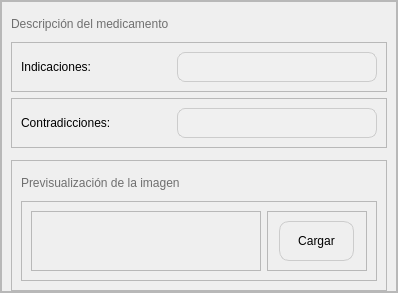
        <widget class="QFrame" name="frame_16">
         <property name="frameShape">
          <enum>QFrame::StyledPanel</enum>
         </property>
         <property name="frameShadow">
          <enum>QFrame::Raised</enum>
         </property>
         <layout class="QVBoxLayout" name="verticalLayout_5">
          <property name="spacing">
           <number>0</number>
          </property>
          <property name="leftMargin">
           <number>0</number>
          </property>
          <property name="topMargin">
           <number>0</number>
          </property>
          <property name="rightMargin">
           <number>0</number>
          </property>
          <property name="bottomMargin">
           <number>0</number>
          </property>
          <item>
           <widget class="QFrame" name="frame_23">
            <property name="frameShape">
             <enum>QFrame::StyledPanel</enum>
            </property>
            <property name="frameShadow">
             <enum>QFrame::Raised</enum>
            </property>
            <layout class="QGridLayout" name="gridLayout_2">
             <property name="bottomMargin">
              <number>0</number>
             </property>
             <item row="4" column="0">
              <widget class="QFrame" name="frame_20">
               <property name="minimumSize">
                <size>
                 <width>0</width>
                 <height>50</height>
                </size>
               </property>
               <property name="maximumSize">
                <size>
                 <width>500</width>
                 <height>50</height>
                </size>
               </property>
               <property name="frameShape">
                <enum>QFrame::StyledPanel</enum>
               </property>
               <property name="frameShadow">
                <enum>QFrame::Raised</enum>
               </property>
               <layout class="QHBoxLayout" name="horizontalLayout_16">
                <item>
                 <widget class="QLabel" name="label_24">
                  <property name="minimumSize">
                   <size>
                    <width>150</width>
                    <height>0</height>
                   </size>
                  </property>
                  <property name="maximumSize">
                   <size>
                    <width>150</width>
                    <height>16777215</height>
                   </size>
                  </property>
                  <property name="styleSheet">
                   <string notr="true">color: rgb(0, 0, 0);
font: bold 9pt &quot;Nunito&quot;;</string>
                  </property>
                  <property name="text">
                   <string>Contradicciones:</string>
                  </property>
                 </widget>
                </item>
                <item>
                 <widget class="QLineEdit" name="le_agMontoEfectivo_4">
                  <property name="minimumSize">
                   <size>
                    <width>200</width>
                    <height>30</height>
                   </size>
                  </property>
                  <property name="maximumSize">
                   <size>
                    <width>200</width>
                    <height>30</height>
                   </size>
                  </property>
                  <property name="styleSheet">
                   <string notr="true">QLineEdit {
    background-color: #f0f0f0; /* Color de fondo deseado */
    border: 1px solid #ccc; /* Color del borde deseado */
    padding: 5px; /* Espacio alrededor del texto */
    color: rgb(0, 0, 0); /* Color del texto deseado */
  	font: 9pt &quot;Nunito&quot;; /* Fuente deseada */
    font-size: 12px; /* Tamaño de fuente deseado */
    border-radius: 8px; /* Redondear las esquinas */
}
</string>
                  </property>
                  <property name="text">
                   <string/>
                  </property>
                 </widget>
                </item>
               </layout>
              </widget>
             </item>
             <item row="5" column="0">
              <widget class="QFrame" name="frame_5">
               <property name="maximumSize">
                <size>
                 <width>1500000</width>
                 <height>1500000</height>
                </size>
               </property>
               <property name="frameShape">
                <enum>QFrame::StyledPanel</enum>
               </property>
               <property name="frameShadow">
                <enum>QFrame::Raised</enum>
               </property>
               <widget class="QFrame" name="frame_19">
                <property name="geometry">
                 <rect>
                  <x>0</x>
                  <y>0</y>
                  <width>421</width>
                  <height>101</height>
                 </rect>
                </property>
                <property name="minimumSize">
                 <size>
                  <width>0</width>
                  <height>0</height>
                 </size>
                </property>
                <property name="maximumSize">
                 <size>
                  <width>500</width>
                  <height>250</height>
                 </size>
                </property>
                <property name="frameShape">
                 <enum>QFrame::StyledPanel</enum>
                </property>
                <property name="frameShadow">
                 <enum>QFrame::Raised</enum>
                </property>
                <widget class="QLabel" name="label_23">
                 <property name="geometry">
                  <rect>
                   <x>30</x>
                   <y>50</y>
                   <width>150</width>
                   <height>16</height>
                  </rect>
                 </property>
                 <property name="minimumSize">
                  <size>
                   <width>150</width>
                   <height>0</height>
                  </size>
                 </property>
                 <property name="maximumSize">
                  <size>
                   <width>150</width>
                   <height>16777215</height>
                  </size>
                 </property>
                 <property name="styleSheet">
                  <string notr="true">color: rgb(0, 0, 0);
font: bold 9pt &quot;Nunito&quot;;</string>
                 </property>
                 <property name="text">
                  <string>Dosis:</string>
                 </property>
                </widget>
                <widget class="QLineEdit" name="le_agMontoEfectivo_3">
                 <property name="geometry">
                  <rect>
                   <x>200</x>
                   <y>10</y>
                   <width>200</width>
                   <height>81</height>
                  </rect>
                 </property>
                 <property name="minimumSize">
                  <size>
                   <width>0</width>
                   <height>0</height>
                  </size>
                 </property>
                 <property name="maximumSize">
                  <size>
                   <width>200</width>
                   <height>150</height>
                  </size>
                 </property>
                 <property name="styleSheet">
                  <string notr="true">QLineEdit {
    background-color: #f0f0f0; /* Color de fondo deseado */
    border: 1px solid #ccc; /* Color del borde deseado */
    padding: 5px; /* Espacio alrededor del texto */
    color: rgb(0, 0, 0); /* Color del texto deseado */
  	font: 9pt &quot;Nunito&quot;; /* Fuente deseada */
    font-size: 12px; /* Tamaño de fuente deseado */
    border-radius: 8px; /* Redondear las esquinas */
}
</string>
                 </property>
                 <property name="text">
                  <string/>
                 </property>
                </widget>
               </widget>
               <widget class="QFrame" name="frame_24">
                <property name="geometry">
                 <rect>
                  <x>0</x>
                  <y>100</y>
                  <width>421</width>
                  <height>61</height>
                 </rect>
                </property>
                <property name="frameShape">
                 <enum>QFrame::StyledPanel</enum>
                </property>
                <property name="frameShadow">
                 <enum>QFrame::Raised</enum>
                </property>
                <widget class="QLabel" name="label">
                 <property name="geometry">
                  <rect>
                   <x>20</x>
                   <y>20</y>
                   <width>111</width>
                   <height>21</height>
                  </rect>
                 </property>
                 <property name="styleSheet">
                  <string notr="true">color: rgb(0, 0, 0);
font: bold 9pt &quot;Nunito&quot;;</string>
                 </property>
                 <property name="text">
                  <string>% de comisión:</string>
                 </property>
                </widget>
                <widget class="QLineEdit" name="lineEdit">
                 <property name="geometry">
                  <rect>
                   <x>210</x>
                   <y>19</y>
                   <width>101</width>
                   <height>31</height>
                  </rect>
                 </property>
                 <property name="styleSheet">
                  <string notr="true">QLineEdit {
    background-color: #f0f0f0; /* Color de fondo deseado */
    border: 1px solid #ccc; /* Color del borde deseado */
    padding: 5px; /* Espacio alrededor del texto */
    color: rgb(0, 0, 0); /* Color del texto deseado */
  	font: 9pt &quot;Nunito&quot;; /* Fuente deseada */
    font-size: 12px; /* Tamaño de fuente deseado */
    border-radius: 8px; /* Redondear las esquinas */
}
</string>
                 </property>
                </widget>
                <widget class="QLabel" name="label_3">
                 <property name="geometry">
                  <rect>
                   <x>320</x>
                   <y>20</y>
                   <width>71</width>
                   <height>31</height>
                  </rect>
                 </property>
                 <property name="styleSheet">
                  <string notr="true">color: rgb(0, 0, 0);
font: bold 9pt &quot;Nunito&quot;;</string>
                 </property>
                 <property name="text">
                  <string>%</string>
                 </property>
                </widget>
               </widget>
              </widget>
             </item>
             <item row="2" column="0">
              <widget class="QFrame" name="frame_18">
               <property name="minimumSize">
                <size>
                 <width>0</width>
                 <height>50</height>
                </size>
               </property>
               <property name="maximumSize">
                <size>
                 <width>500</width>
                 <height>50</height>
                </size>
               </property>
               <property name="frameShape">
                <enum>QFrame::StyledPanel</enum>
               </property>
               <property name="frameShadow">
                <enum>QFrame::Raised</enum>
               </property>
               <layout class="QHBoxLayout" name="horizontalLayout_15">
                <item>
                 <widget class="QLabel" name="label_22">
                  <property name="minimumSize">
                   <size>
                    <width>150</width>
                    <height>0</height>
                   </size>
                  </property>
                  <property name="maximumSize">
                   <size>
                    <width>150</width>
                    <height>16777215</height>
                   </size>
                  </property>
                  <property name="styleSheet">
                   <string notr="true">color: rgb(0, 0, 0);
font: bold 9pt &quot;Nunito&quot;;</string>
                  </property>
                  <property name="text">
                   <string>Indicaciones:</string>
                  </property>
                 </widget>
                </item>
                <item>
                 <widget class="QLineEdit" name="le_agMontoEfectivo_2">
                  <property name="minimumSize">
                   <size>
                    <width>200</width>
                    <height>30</height>
                   </size>
                  </property>
                  <property name="maximumSize">
                   <size>
                    <width>200</width>
                    <height>30</height>
                   </size>
                  </property>
                  <property name="styleSheet">
                   <string notr="true">QLineEdit {
    background-color: #f0f0f0; /* Color de fondo deseado */
    border: 1px solid #ccc; /* Color del borde deseado */
    padding: 5px; /* Espacio alrededor del texto */
    color: rgb(0, 0, 0); /* Color del texto deseado */
  	font: 9pt &quot;Nunito&quot;; /* Fuente deseada */
    font-size: 12px; /* Tamaño de fuente deseado */
    border-radius: 8px; /* Redondear las esquinas */
}
</string>
                  </property>
                  <property name="text">
                   <string/>
                  </property>
                 </widget>
                </item>
               </layout>
              </widget>
             </item>
             <item row="6" column="0">
              <widget class="QFrame" name="frame_21">
               <property name="frameShape">
                <enum>QFrame::StyledPanel</enum>
               </property>
               <property name="frameShadow">
                <enum>QFrame::Raised</enum>
               </property>
               <layout class="QGridLayout" name="gridLayout">
                <item row="1" column="0">
                 <widget class="QLabel" name="label_26">
                  <property name="minimumSize">
                   <size>
                    <width>0</width>
                    <height>25</height>
                   </size>
                  </property>
                  <property name="maximumSize">
                   <size>
                    <width>16777215</width>
                    <height>25</height>
                   </size>
                  </property>
                  <property name="styleSheet">
                   <string notr="true">color: rgb(111, 111, 111);
font: bold 8pt &quot;Nunito&quot;;</string>
                  </property>
                  <property name="text">
                   <string>Previsualización de la imagen</string>
                  </property>
                 </widget>
                </item>
                <item row="2" column="0">
                 <widget class="QFrame" name="frame_2">
                  <property name="frameShape">
                   <enum>QFrame::StyledPanel</enum>
                  </property>
                  <property name="frameShadow">
                   <enum>QFrame::Raised</enum>
                  </property>
                  <layout class="QHBoxLayout" name="horizontalLayout">
                   <item>
                    <widget class="QLabel" name="label_2">
                     <property name="frameShape">
                      <enum>QFrame::StyledPanel</enum>
                     </property>
                     <property name="text">
                      <string/>
                     </property>
                    </widget>
                   </item>
                   <item>
                    <widget class="QFrame" name="frame_22">
                     <property name="minimumSize">
                      <size>
                       <width>100</width>
                       <height>0</height>
                      </size>
                     </property>
                     <property name="maximumSize">
                      <size>
                       <width>100</width>
                       <height>16777215</height>
                      </size>
                     </property>
                     <property name="frameShape">
                      <enum>QFrame::StyledPanel</enum>
                     </property>
                     <property name="frameShadow">
                      <enum>QFrame::Raised</enum>
                     </property>
                     <layout class="QHBoxLayout" name="horizontalLayout_10">
                      <item>
                       <widget class="QPushButton" name="pushButton_9">
                        <property name="minimumSize">
                         <size>
                          <width>75</width>
                          <height>40</height>
                         </size>
                        </property>
                        <property name="maximumSize">
                         <size>
                          <width>75</width>
                          <height>40</height>
                         </size>
                        </property>
                        <property name="styleSheet">
                         <string notr="true">QPushButton {
    border: 1px solid #ccc;
    border-radius: 10px;           /* Bordes redondeados con radio de 10 píxeles */
    padding: 5px;
	font: bold 9pt &quot;Nunito&quot;;                  /* Espaciado interno del botón */
}

QPushButton:hover{
font: bold 9pt &quot;Nunito&quot;;
background-color: #f0f0f0; /* Color de fondo deseado */
}
</string>
                        </property>
                        <property name="text">
                         <string>Cargar</string>
                        </property>
                        <property name="icon">
                         <iconset>
                          <normaloff>InterfaceImages/lista-de-verificacion (1).png</normaloff>InterfaceImages/lista-de-verificacion (1).png</iconset>
                        </property>
                       </widget>
                      </item>
                     </layout>
                    </widget>
                   </item>
                  </layout>
                 </widget>
                </item>
               </layout>
              </widget>
             </item>
             <item row="0" column="0">
              <widget class="QLabel" name="label_25">
               <property name="minimumSize">
                <size>
                 <width>0</width>
                 <height>25</height>
                </size>
               </property>
               <property name="maximumSize">
                <size>
                 <width>16777215</width>
                 <height>25</height>
                </size>
               </property>
               <property name="styleSheet">
                <string notr="true">color: rgb(111, 111, 111);
font: bold 8pt &quot;Nunito&quot;;</string>
               </property>
               <property name="text">
                <string>Descripción del medicamento</string>
               </property>
              </widget>
             </item>
            </layout>
           </widget>
          </item>
         </layout>
        </widget>
